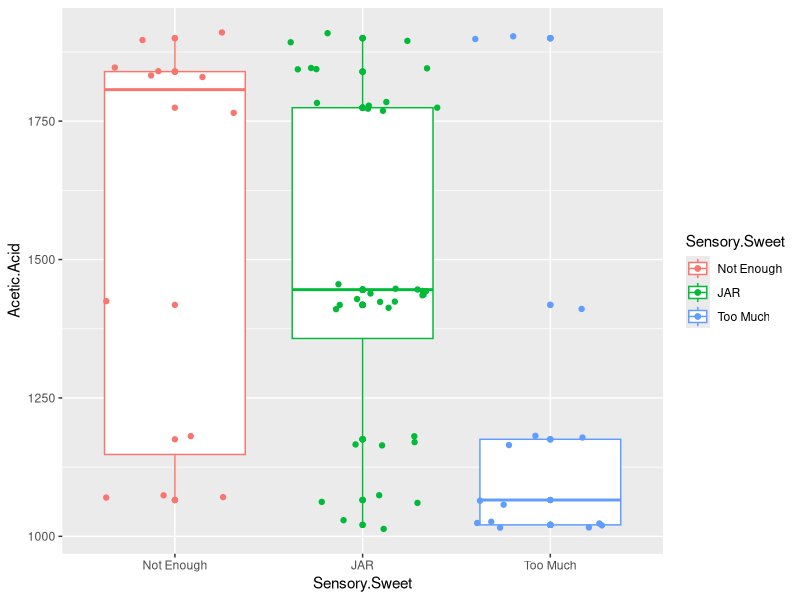
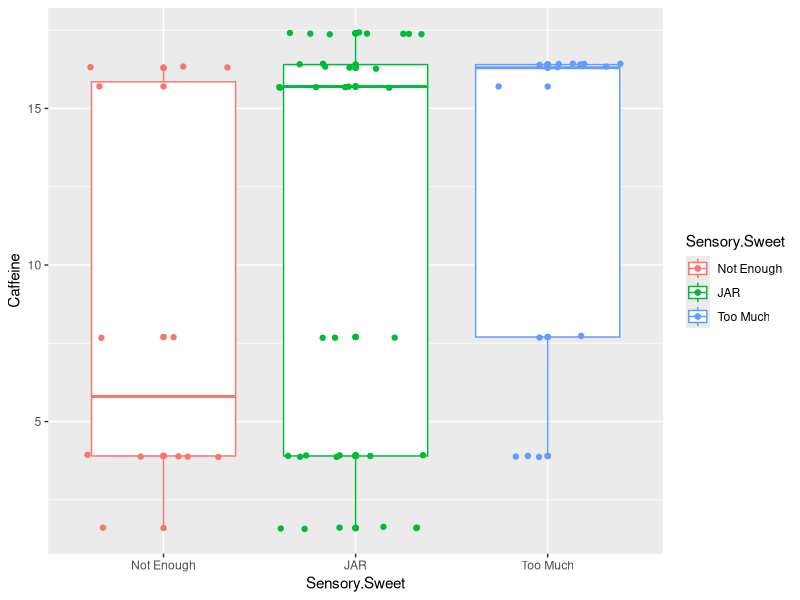
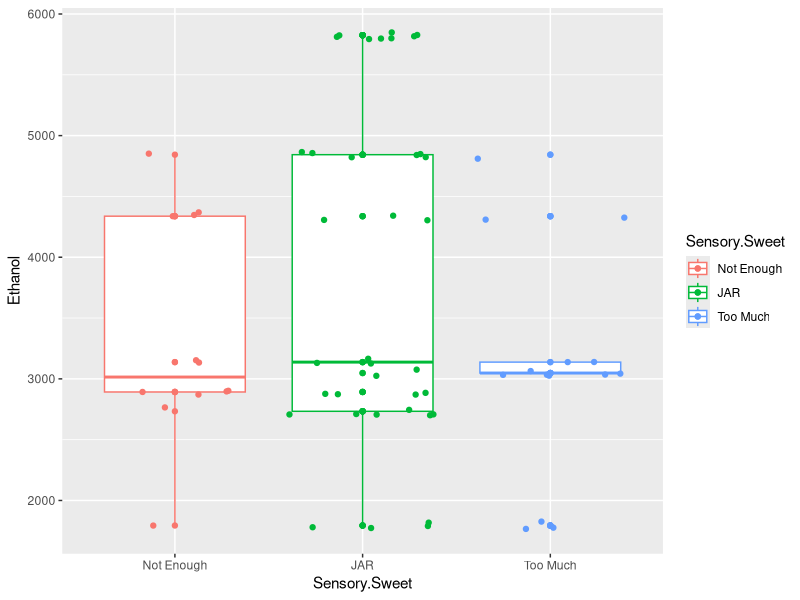
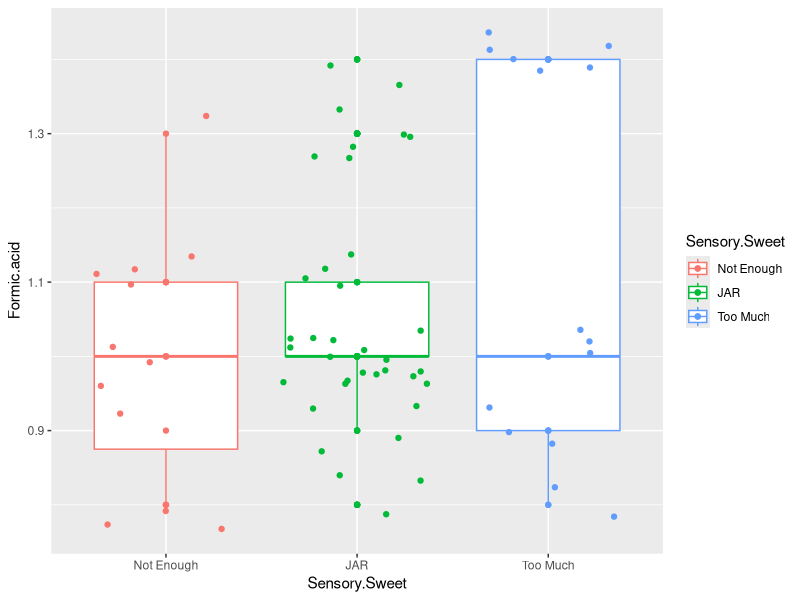
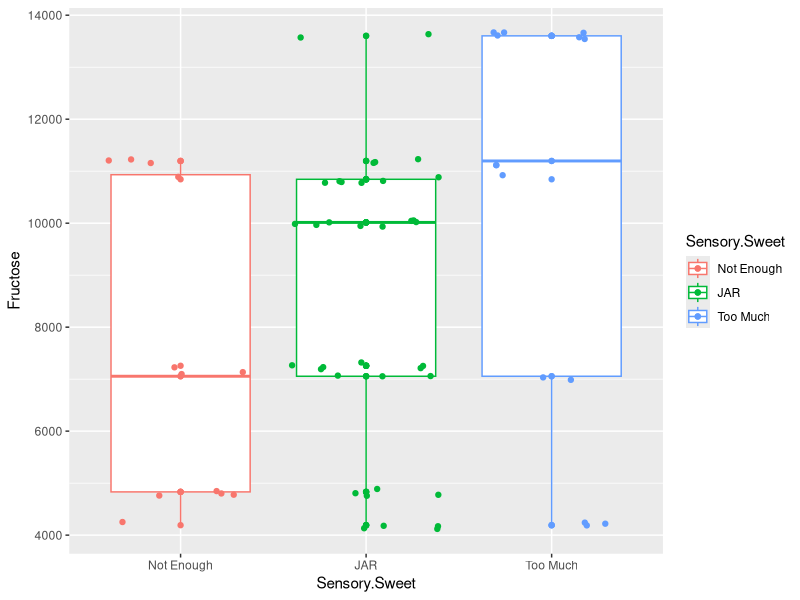
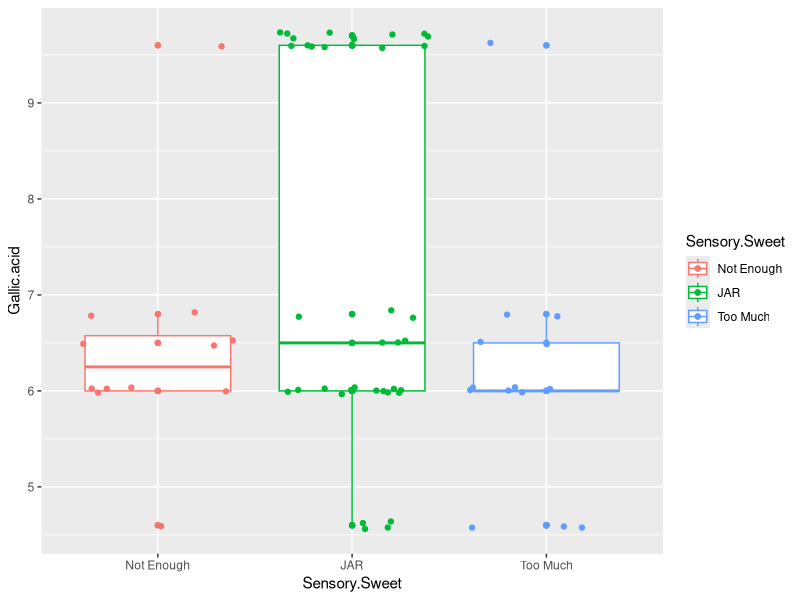
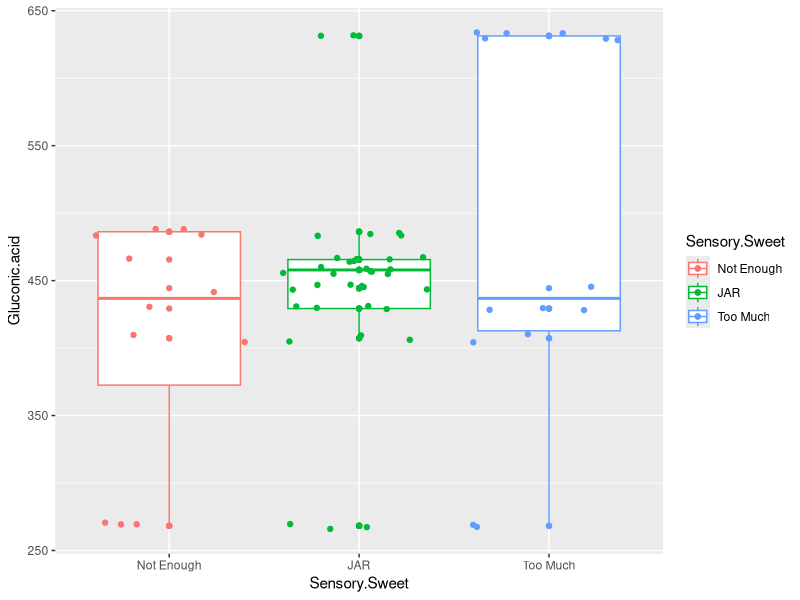
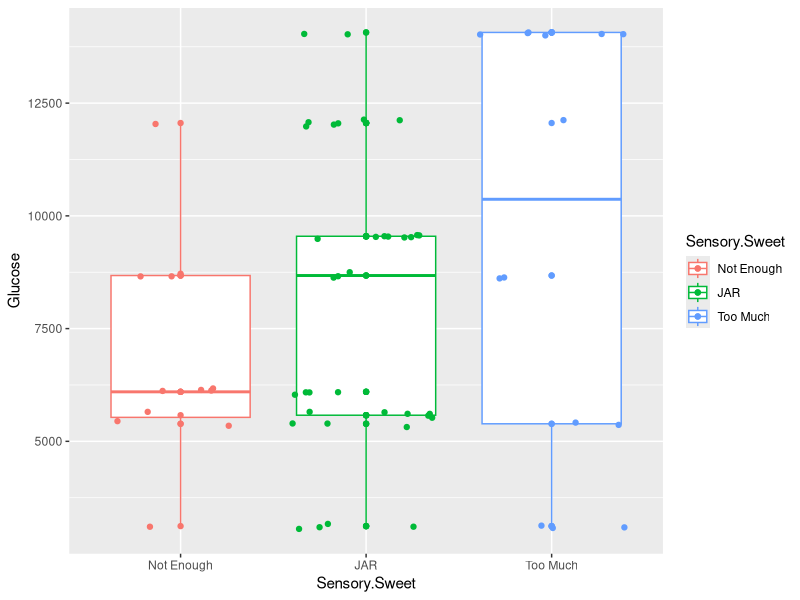

These charts were generated, in order, by the following R code: (Note: this script raises an error after producing the figures.)
## ---- chunk 1
knitr::opts_chunk$set(echo = TRUE)
#update.packages(ask=FALSE)
library(tidyverse)
library(ggplot2)
#install.packages("ggpubr")
library(ggpubr)
#install.packages("reshape2")
library(reshape2)
#install.packages("gplots")
library(gplots)
#install.packages("psych")
library(psych)
## ---- chunk 2
# Import data to make boxplots of sensory scores vs taste compounds
boxplot_data<-read.csv("Sensory boxplots.csv",skip=139)
boxplot_data<-boxplot_data[1:35]
boxplot_data<-boxplot_data%>%
  filter(Sensory.Sweet!="NA")%>%
  filter(Sensory.Sour!="NA")%>%
  filter(Sensory.Tart!="NA")
boxplot_data$Sensory.Sweet<-factor(boxplot_data$Sensory.Sweet,levels=c("Not Enough","JAR","Too Much"))
boxplot_data$Sensory.Sour<-factor(boxplot_data$Sensory.Sour,levels=c("Not Enough","JAR","Too Much"))
boxplot_data$Sensory.Tart<-factor(boxplot_data$Sensory.Tart,levels=c("Not Enough","JAR","Too Much"))
## ---- chunk 3
# Making boxplots of sensory scores vs taste compounds
# Sweet
ggplot(data=boxplot_data,aes(Sensory.Sweet,Acetic.Acid,color=Sensory.Sweet))+
  geom_boxplot()+
  geom_point()+
  geom_jitter()
ggplot(data=boxplot_data,aes(Sensory.Sweet,Caffeine,color=Sensory.Sweet))+
  geom_boxplot()+
  geom_point()+
  geom_jitter()
ggplot(data=boxplot_data,aes(Sensory.Sweet,Ethanol,color=Sensory.Sweet))+
  geom_boxplot()+
  geom_point()+
  geom_jitter()
ggplot(data=boxplot_data,aes(Sensory.Sweet,Formic.acid,color=Sensory.Sweet))+
  geom_boxplot()+
  geom_point()+
  geom_jitter()
ggplot(data=boxplot_data,aes(Sensory.Sweet,Fructose,color=Sensory.Sweet))+
  geom_boxplot()+
  geom_point()+
  geom_jitter()
ggplot(data=boxplot_data,aes(Sensory.Sweet,Gallic.acid,color=Sensory.Sweet))+
  geom_boxplot()+
  geom_point()+
  geom_jitter()
ggplot(data=boxplot_data,aes(Sensory.Sweet,Gluconic.acid,color=Sensory.Sweet))+
  geom_boxplot()+
  geom_point()+
  geom_jitter()
ggplot(data=boxplot_data,aes(Sensory.Sweet,Glucose,color=Sensory.Sweet))+
  geom_boxplot()+
  geom_point()+
  geom_jitter()
ggplot(data=boxplot_data,aes(Sensory.Sweet,Glycine,color=Sensory.Sweet))+
  geom_boxplot()+
  geom_point()+
  geom_jitter()
ggplot(data=boxplot_data,aes(Sensory.Sweet,Isobutyric.acid,color=Sensory.Sweet))+
  geom_boxplot()+
  geom_point()+
  geom_jitter()
ggplot(data=boxplot_data,aes(Sensory.Sweet,Lactic.acid,color=Sensory.Sweet))+
  geom_boxplot()+
  geom_point()+
  geom_jitter()
ggplot(data=boxplot_data,aes(Sensory.Sweet,Succinic.acid,color=Sensory.Sweet))+
  geom_boxplot()+
  geom_point()+
  geom_jitter()
ggplot(data=boxplot_data,aes(Sensory.Sweet,Sucrose,color=Sensory.Sweet))+
  geom_boxplot()+
  geom_point()+
  geom_jitter()
ggplot(data=boxplot_data,aes(Sensory.Sweet,Tartaric.acid,color=Sensory.Sweet))+
  geom_boxplot()+
  geom_point()+
  geom_jitter()
ggplot(data=boxplot_data,aes(Sensory.Sweet,Total.Sugar,color=Sensory.Sweet))+
  geom_boxplot()+
  geom_point()+
  geom_jitter()
ggplot(data=boxplot_data,aes(Sensory.Sweet,Total.Sweet,color=Sensory.Sweet))+
  geom_boxplot()+
  geom_point()+
  geom_jitter()
ggplot(data=boxplot_data,aes(Sensory.Sweet,Total.Sour,color=Sensory.Sweet))+
  geom_boxplot()+
  geom_point()+
  geom_jitter()
ggplot(data=boxplot_data,aes(Sensory.Sweet,Total.Tart,color=Sensory.Sweet))+
  geom_boxplot()+
  geom_point()+
  geom_jitter()

# Sour
ggplot(data=boxplot_data,aes(Sensory.Sour,Acetic.Acid,color=Sensory.Sour))+
  geom_boxplot()+
  geom_point()+
  geom_jitter()
ggplot(data=boxplot_data,aes(Sensory.Sour,Caffeine,color=Sensory.Sour))+
  geom_boxplot()+
  geom_point()+
  geom_jitter()
ggplot(data=boxplot_data,aes(Sensory.Sour,Ethanol,color=Sensory.Sour))+
  geom_boxplot()+
  geom_point()+
  geom_jitter()
ggplot(data=boxplot_data,aes(Sensory.Sour,Formic.acid,color=Sensory.Sour))+
  geom_boxplot()+
  geom_point()+
  geom_jitter()
ggplot(data=boxplot_data,aes(Sensory.Sour,Fructose,color=Sensory.Sour))+
  geom_boxplot()+
  geom_point()+
  geom_jitter()
ggplot(data=boxplot_data,aes(Sensory.Sour,Gallic.acid,color=Sensory.Sour))+
  geom_boxplot()+
  geom_point()+
  geom_jitter()
ggplot(data=boxplot_data,aes(Sensory.Sour,Gluconic.acid,color=Sensory.Sour))+
  geom_boxplot()+
  geom_point()+
  geom_jitter()
ggplot(data=boxplot_data,aes(Sensory.Sour,Glucose,color=Sensory.Sour))+
  geom_boxplot()+
  geom_point()+
  geom_jitter()
ggplot(data=boxplot_data,aes(Sensory.Sour,Glycine,color=Sensory.Sour))+
  geom_boxplot()+
  geom_point()+
  geom_jitter()
ggplot(data=boxplot_data,aes(Sensory.Sour,Isobutyric.acid,color=Sensory.Sour))+
  geom_boxplot()+
  geom_point()+
  geom_jitter()
ggplot(data=boxplot_data,aes(Sensory.Sour,Lactic.acid,color=Sensory.Sour))+
  geom_boxplot()+
  geom_point()+
  geom_jitter()
ggplot(data=boxplot_data,aes(Sensory.Sour,Succinic.acid,color=Sensory.Sour))+
  geom_boxplot()+
  geom_point()+
  geom_jitter()
ggplot(data=boxplot_data,aes(Sensory.Sour,Sucrose,color=Sensory.Sour))+
  geom_boxplot()+
  geom_point()+
  geom_jitter()
ggplot(data=boxplot_data,aes(Sensory.Sour,Tartaric.acid,color=Sensory.Sour))+
  geom_boxplot()+
  geom_point()+
  geom_jitter()
ggplot(data=boxplot_data,aes(Sensory.Sour,Total.Sugar,color=Sensory.Sour))+
  geom_boxplot()+
  geom_point()+
  geom_jitter()
ggplot(data=boxplot_data,aes(Sensory.Sour,Total.Sweet,color=Sensory.Sour))+
  geom_boxplot()+
  geom_point()+
  geom_jitter()
ggplot(data=boxplot_data,aes(Sensory.Sour,Total.Sour,color=Sensory.Sour))+
  geom_boxplot()+
  geom_point()+
  geom_jitter()
ggplot(data=boxplot_data,aes(Sensory.Sour,Total.Tart,color=Sensory.Sour))+
  geom_boxplot()+
  geom_point()+
  geom_jitter()

# Tart
ggplot(data=boxplot_data,aes(Sensory.Tart,Acetic.Acid,color=Sensory.Tart))+
  geom_boxplot()+
  geom_point()+
  geom_jitter()
ggplot(data=boxplot_data,aes(Sensory.Tart,Caffeine,color=Sensory.Tart))+
  geom_boxplot()+
  geom_point()+
  geom_jitter()
ggplot(data=boxplot_data,aes(Sensory.Tart,Ethanol,color=Sensory.Tart))+
  geom_boxplot()+
  geom_point()+
  geom_jitter()
ggplot(data=boxplot_data,aes(Sensory.Tart,Formic.acid,color=Sensory.Tart))+
  geom_boxplot()+
  geom_point()+
  geom_jitter()
ggplot(data=boxplot_data,aes(Sensory.Tart,Fructose,color=Sensory.Tart))+
  geom_boxplot()+
  geom_point()+
  geom_jitter()
ggplot(data=boxplot_data,aes(Sensory.Tart,Gallic.acid,color=Sensory.Tart))+
  geom_boxplot()+
  geom_point()+
  geom_jitter()
ggplot(data=boxplot_data,aes(Sensory.Tart,Gluconic.acid,color=Sensory.Tart))+
  geom_boxplot()+
  geom_point()+
  geom_jitter()
ggplot(data=boxplot_data,aes(Sensory.Tart,Glucose,color=Sensory.Tart))+
  geom_boxplot()+
  geom_point()+
  geom_jitter()
ggplot(data=boxplot_data,aes(Sensory.Tart,Glycine,color=Sensory.Tart))+
  geom_boxplot()+
  geom_point()+
  geom_jitter()
ggplot(data=boxplot_data,aes(Sensory.Tart,Isobutyric.acid,color=Sensory.Tart))+
  geom_boxplot()+
  geom_point()+
  geom_jitter()
ggplot(data=boxplot_data,aes(Sensory.Tart,Lactic.acid,color=Sensory.Tart))+
  geom_boxplot()+
  geom_point()+
  geom_jitter()
ggplot(data=boxplot_data,aes(Sensory.Tart,Succinic.acid,color=Sensory.Tart))+
  geom_boxplot()+
  geom_point()+
  geom_jitter()
ggplot(data=boxplot_data,aes(Sensory.Tart,Sucrose,color=Sensory.Tart))+
  geom_boxplot()+
  geom_point()+
  geom_jitter()
ggplot(data=boxplot_data,aes(Sensory.Tart,Tartaric.acid,color=Sensory.Tart))+
  geom_boxplot()+
  geom_point()+
  geom_jitter()
ggplot(data=boxplot_data,aes(Sensory.Tart,Total.Sugar,color=Sensory.Tart))+
  geom_boxplot()+
  geom_point()+
  geom_jitter()
ggplot(data=boxplot_data,aes(Sensory.Tart,Total.Sweet,color=Sensory.Tart))+
  geom_boxplot()+
  geom_point()+
  geom_jitter()
ggplot(data=boxplot_data,aes(Sensory.Tart,Total.Sour,color=Sensory.Tart))+
  geom_boxplot()+
  geom_point()+
  geom_jitter()
ggplot(data=boxplot_data,aes(Sensory.Tart,Total.Tart,color=Sensory.Tart))+
  geom_boxplot()+
  geom_point()+
  geom_jitter()
## ---- chunk 4
# Spearman Tests
# Import data to run spearman tests on sensory scores vs taste compounds
spear_data<-read.csv("Sensory spearman.csv",skip=206)
spear_data<-spear_data[1:35]
spear_data<-spear_data%>%
  filter(Sensory.Sweet!="NA")%>%
  filter(Sensory.Sour!="NA")%>%
  filter(Sensory.Tart!="NA")%>%
  select(Sample.judge,Sensory.Sweet,Sensory.Sour,Sensory.Tart,Acetic.Acid,Caffeine,Ethanol,Formic.acid,Fructose,Gallic.acid,Gluconic.acid,Glucose,Glycine,Isobutyric.acid,Lactic.acid,Succinic.acid,Sucrose,Tartaric.acid,Total.Sweet,Total.Sour,Total.Tart)
spear_data
## ---- chunk 5
# Spearman tests adjusting for multiple comparisons for sensory scores vs taste compounds
sensory_y<-spear_data[2:4]
sensory_x<-spear_data[5:21]
sensory_cor<-corr.test(sensory_x,sensory_y,method="spearman",adjust="fdr")
sensory_cor$r
sensory_cor$p
write.csv(sensory_cor$r,"Sensory correlations.csv")
write.csv(sensory_cor$p,"Sensory correlations p-values.csv")
## ---- chunk 6
# Creating a heatmap from spearman test data for sensory scores vs taste compounds
col<- colorRampPalette(c("red", "white", "blue"))(256)
sensory_heat<-read.csv("Sensory correlations.csv")
rownames(sensory_heat) <- sensory_heat[,1] #Assigning row names from 1st column 
sensory_heat[,1] <- NULL #Removing the first column
sensory_heat
sensory_heat<-scale(sensory_heat,center=c(0,0,0),scale=FALSE)
par(mar=c(7,4,4,2)+0.1) 
png("sensory_heatmap.png",width=800,height=800)
heatmap.2(sensory_heat,col=col,trace="none",density.info="none",cexRow=2,cexCol=2,margins=c(12,12),main="Sensory Scores",srtCol=45,key=FALSE)
dev.off()
## ---- chunk 7
# Import data for fungal and bacterial population relative abundance
fungi<-read.csv("otu.fungi3.csv")
bact<-read.csv("otubac2.csv")
fungi
bact
## ---- chunk 8
# Create scatterplots of fungi taxa vs taste compounds
# ASV030 Brettanomyces found in all samples
ggplot(data=fungi,aes(ASV030,Acetic.Acid))+
  geom_point()+
  geom_smooth(method="lm")
#ggplot(data=fungi,aes(ASV030,Caffeine))+
  geom_point()+
  geom_smooth(method="lm")
ggplot(data=fungi,aes(ASV030,Ethanol))+
  geom_point()+
  geom_smooth(method="lm")
ggplot(data=fungi,aes(ASV030,Formic.acid))+
  geom_point()+
  geom_smooth(method="lm")
ggplot(data=fungi,aes(ASV030,Fructose))+
  geom_point()+
  geom_smooth(method="lm")
ggplot(data=fungi,aes(ASV030,Gallic.acid))+
  geom_point()+
  geom_smooth(method="lm")
ggplot(data=fungi,aes(ASV030,Gluconic.acid))+
  geom_point()+
  geom_smooth(method="lm")
ggplot(data=fungi,aes(ASV030,Glucose))+
  geom_point()+
  geom_smooth(method="lm")
ggplot(data=fungi,aes(ASV030,Glycine))+
  geom_point()+
  geom_smooth(method="lm")
ggplot(data=fungi,aes(ASV030,Isobutyric.acid))+
  geom_point()+
  geom_smooth(method="lm")
ggplot(data=fungi,aes(ASV030,Lactic.acid))+
  geom_point()+
  geom_smooth(method="lm")
ggplot(data=fungi,aes(ASV030,Succinic.acid))+
  geom_point()+
  geom_smooth(method="lm")
ggplot(data=fungi,aes(ASV030,Sucrose))+
  geom_point()+
  geom_smooth(method="lm")
ggplot(data=fungi,aes(ASV030,Tartaric.acid))+
  geom_point()+
  geom_smooth(method="lm")
ggplot(data=fungi,aes(ASV030,Total.Sweet))+
  geom_point()+
  geom_smooth(method="lm")
ggplot(data=fungi,aes(ASV030,Total.Sour))+
  geom_point()+
  geom_smooth(method="lm")
ggplot(data=fungi,aes(ASV030,Total.Tart))+
  geom_point()+
  geom_smooth(method="lm")

# ASV034 Issatchenkia found in all samples
ggplot(data=fungi,aes(ASV034,Acetic.Acid))+
  geom_point()+
  geom_smooth(method="lm")
#ggplot(data=fungi,aes(ASV034,Caffeine))+
  geom_point()+
  geom_smooth(method="lm")
ggplot(data=fungi,aes(ASV034,Ethanol))+
  geom_point()+
  geom_smooth(method="lm")
ggplot(data=fungi,aes(ASV034,Formic.acid))+
  geom_point()+
  geom_smooth(method="lm")
ggplot(data=fungi,aes(ASV034,Fructose))+
  geom_point()+
  geom_smooth(method="lm")
ggplot(data=fungi,aes(ASV034,Gallic.acid))+
  geom_point()+
  geom_smooth(method="lm")
ggplot(data=fungi,aes(ASV034,Gluconic.acid))+
  geom_point()+
  geom_smooth(method="lm")
ggplot(data=fungi,aes(ASV034,Glucose))+
  geom_point()+
  geom_smooth(method="lm")
ggplot(data=fungi,aes(ASV034,Glycine))+
  geom_point()+
  geom_smooth(method="lm")
ggplot(data=fungi,aes(ASV034,Isobutyric.acid))+
  geom_point()+
  geom_smooth(method="lm")
ggplot(data=fungi,aes(ASV034,Lactic.acid))+
  geom_point()+
  geom_smooth(method="lm")
ggplot(data=fungi,aes(ASV034,Succinic.acid))+
  geom_point()+
  geom_smooth(method="lm")
ggplot(data=fungi,aes(ASV034,Sucrose))+
  geom_point()+
  geom_smooth(method="lm")
ggplot(data=fungi,aes(ASV034,Tartaric.acid))+
  geom_point()+
  geom_smooth(method="lm")
ggplot(data=fungi,aes(ASV034,Total.Sweet))+
  geom_point()+
  geom_smooth(method="lm")
ggplot(data=fungi,aes(ASV034,Total.Sour))+
  geom_point()+
  geom_smooth(method="lm")
ggplot(data=fungi,aes(ASV034,Total.Tart))+
  geom_point()+
  geom_smooth(method="lm")

# ASV036 Kazachstania found in 5 samples
ggplot(data=fungi,aes(ASV036,Acetic.Acid))+
  geom_point()+
  geom_smooth(method="lm")
#ggplot(data=fungi,aes(ASV036,Caffeine))+
  geom_point()+
  geom_smooth(method="lm")
ggplot(data=fungi,aes(ASV036,Fructose))+
  geom_point()+
  geom_smooth(method="lm")
ggplot(data=fungi,aes(ASV036,Glucose))+
  geom_point()+
  geom_smooth(method="lm")
ggplot(data=fungi,aes(ASV036,Glycine))+
  geom_point()+
  geom_smooth(method="lm")
ggplot(data=fungi,aes(ASV036,Sucrose))+
  geom_point()+
  geom_smooth(method="lm")
ggplot(data=fungi,aes(ASV036,Tartaric.acid))+
  geom_point()+
  geom_smooth(method="lm")
ggplot(data=fungi,aes(ASV036,Total.Sweet))+
  geom_point()+
  geom_smooth(method="lm")

# ASV048 Starmerella found in all samples
ggplot(data=fungi,aes(ASV048,Acetic.Acid))+
  geom_point()+
  geom_smooth(method="lm")
ggplot(data=fungi,aes(ASV048,Glycine))+
  geom_point()+
  geom_smooth(method="lm")
ggplot(data=fungi,aes(ASV048,Isobutyric.acid))+
  geom_point()+
  geom_smooth(method="lm")
ggplot(data=fungi,aes(ASV048,Lactic.acid))+
  geom_point()+
  geom_smooth(method="lm")
ggplot(data=fungi,aes(ASV048,Sucrose))+
  geom_point()+
  geom_smooth(method="lm")
ggplot(data=fungi,aes(ASV048,Tartaric.acid))+
  geom_point()+
  geom_smooth(method="lm")
## ---- chunk 9
# Spearman test adjusting for multiple comparisons for fungal taxa vs taste compounds
fungi.names<-read.csv("otu.fungi.names.csv")
fungi_x<-fungi.names[6:21]
fungi_y<-fungi.names[2:5]
fungi_cor<-corr.test(fungi_x,fungi_y,method="spearman",adjust="fdr")
fungi_cor$r
fungi_cor$p
write.csv(fungi_cor$r,"Fungi correlations.csv")
write.csv(fungi_cor$p,"Fungi correlations p-values.csv")
## ---- chunk 10
# Create scatterplots for bacterial taxa vs taste compounds
# ASV014  found in all samples
ggplot(data=bact,aes(ASV014,Ethanol))+
  geom_point()+
  geom_smooth(method="lm")
ggplot(data=bact,aes(ASV014,Total.Sour))+
  geom_point()+
  geom_smooth(method="lm")
cor.test(bact$ASV014,bact$Ethanol,method="spearman") #p=0.672
cor.test(bact$ASV014,bact$Total.Sour,method="spearman") #p=0.3313

# ASV0047 Arthrospira found in 3 samples
ggplot(data=bact,aes(ASV047,Acetic.Acid))+
  geom_point()+
  geom_smooth(method="lm")
ggplot(data=bact,aes(ASV047,Fructose))+
  geom_point()+
  geom_smooth(method="lm")
ggplot(data=bact,aes(ASV047,Glycine))+
  geom_point()+
  geom_smooth(method="lm")
ggplot(data=bact,aes(ASV047,Isobutyric.acid))+
  geom_point()+
  geom_smooth(method="lm")
ggplot(data=bact,aes(ASV047,Tartaric.acid))+
  geom_point()+
  geom_smooth(method="lm")

# ASV076 Lactobacillus found in all samples
ggplot(data=bact,aes(ASV076,Ethanol))+
  geom_point()+
  geom_smooth(method="lm")
ggplot(data=bact,aes(ASV076,Fructose))+
  geom_point()+
  geom_smooth(method="lm")
ggplot(data=bact,aes(ASV076,Gallic.acid))+
  geom_point()+
  geom_smooth(method="lm")
ggplot(data=bact,aes(ASV076,Glucose))+
  geom_point()+
  geom_smooth(method="lm")
ggplot(data=bact,aes(ASV076,Glycine))+
  geom_point()+
  geom_smooth(method="lm")
ggplot(data=bact,aes(ASV076,Isobutyric.acid))+
  geom_point()+
  geom_smooth(method="lm")
ggplot(data=bact,aes(ASV076,Lactic.acid))+
  geom_point()+
  geom_smooth(method="lm")
ggplot(data=bact,aes(ASV076,Succinic.acid))+
  geom_point()+
  geom_smooth(method="lm")
ggplot(data=bact,aes(ASV076,Sucrose))+
  geom_point()+
  geom_smooth(method="lm")
ggplot(data=bact,aes(ASV076,Tartaric.acid))+
  geom_point()+
  geom_smooth(method="lm")
ggplot(data=bact,aes(ASV076,Total.Sweet))+
  geom_point()+
  geom_smooth(method="lm")
ggplot(data=bact,aes(ASV076,Total.Sour))+
  geom_point()+
  geom_smooth(method="lm")

# ASV127 Gluconacetobacter found in 6 samples
ggplot(data=bact,aes(ASV127,Ethanol))+
  geom_point()+
  geom_smooth(method="lm")
ggplot(data=bact,aes(ASV127,Fructose))+
  geom_point()+
  geom_smooth(method="lm")
ggplot(data=bact,aes(ASV127,Gallic.acid))+
  geom_point()+
  geom_smooth(method="lm")
ggplot(data=bact,aes(ASV127,Glucose))+
  geom_point()+
  geom_smooth(method="lm")
ggplot(data=bact,aes(ASV127,Glycine))+
  geom_point()+
  geom_smooth(method="lm")
ggplot(data=bact,aes(ASV127,Isobutyric.acid))+
  geom_point()+
  geom_smooth(method="lm")
ggplot(data=bact,aes(ASV127,Lactic.acid))+
  geom_point()+
  geom_smooth(method="lm")
ggplot(data=bact,aes(ASV127,Succinic.acid))+
  geom_point()+
  geom_smooth(method="lm")
ggplot(data=bact,aes(ASV127,Sucrose))+
  geom_point()+
  geom_smooth(method="lm")
ggplot(data=bact,aes(ASV127,Tartaric.acid))+
  geom_point()+
  geom_smooth(method="lm")
ggplot(data=bact,aes(ASV127,Total.Sweet))+
  geom_point()+
  geom_smooth(method="lm")
ggplot(data=bact,aes(ASV127,Total.Sour))+
  geom_point()+
  geom_smooth(method="lm")

# ASV129
ggplot(data=bact,aes(ASV129,Acetic.Acid))+
  geom_point()+
  geom_smooth(method="lm")

# ASV150 Massilia found in 3 samples
ggplot(data=bact,aes(ASV150,Ethanol))+
  geom_point()+
  geom_smooth(method="lm")
ggplot(data=bact,aes(ASV150,Gallic.acid))+
  geom_point()+
  geom_smooth(method="lm")
ggplot(data=bact,aes(ASV150,Lactic.acid))+
  geom_point()+
  geom_smooth(method="lm")
ggplot(data=bact,aes(ASV150,Succinic.acid))+
  geom_point()+
  geom_smooth(method="lm")
ggplot(data=bact,aes(ASV150,Total.Sour))+
  geom_point()+
  geom_smooth(method="lm")

# ASV172 Pseudomonas found in 3 samples
ggplot(data=bact,aes(ASV172,Total.Sweet))+
  geom_point()+
  geom_smooth(method="lm")
## ---- chunk 11
# Spearman test adjusting for multiple comparisons for bacterial taxa vs taste compounds
bact.names<-read.csv("otu.bact.names.csv")
bact_x<-bact.names[9:24]
bact_y<-bact.names[2:8]
bact_cor<-corr.test(bact_x,bact_y,method="spearman",adjust="fdr")
bact_cor$r
bact_cor$p
write.csv(bact_cor$r,"Bacteria correlations.csv")
write.csv(bact_cor$p,"Bacteria correlations p-values.csv")
## ---- chunk 12
# Create a heatmap from fungal and bacterial spearman test correlation results
col<- colorRampPalette(c("red", "white", "blue"))(256)
fungi_heat<-read.csv("Fungi correlations.csv")
bact_heat<-read.csv("Bacteria correlations.csv")
rownames(fungi_heat) <- fungi_heat[,1] #Assigning row names from 1st column 
fungi_heat[,1] <- NULL #Removing the first column
rownames(bact_heat) <- bact_heat[,1] #Assigning row names from 1st column 
bact_heat[,1] <- NULL #Removing the first column
fungi_heat
bact_heat
fungi_heat<-scale(fungi_heat,center=c(0,0,0,0),scale=FALSE)
bact_heat<-scale(bact_heat,center=c(0,0,0,0,0,0,0),scale=FALSE)
fungi_heat
bact_heat
par(mar=c(7,4,4,2)+0.1) 
png("fungi_heatmap.png")
heatmap.2(fungi_heat,col=col,trace="none",density.info="none",cexRow=1.2,cexCol=1.2,margins=c(12,8),main="Fungi",srtCol=45,key=TRUE,key.title=NA)
dev.off()
png("bact_heatmap.png")
heatmap.2(bact_heat,col=col,trace="none",density.info="none",cexRow=1.2,cexCol=1.2,margins=c(12,8),main="Bacteria",srtCol=45,key=FALSE)
dev.off()
